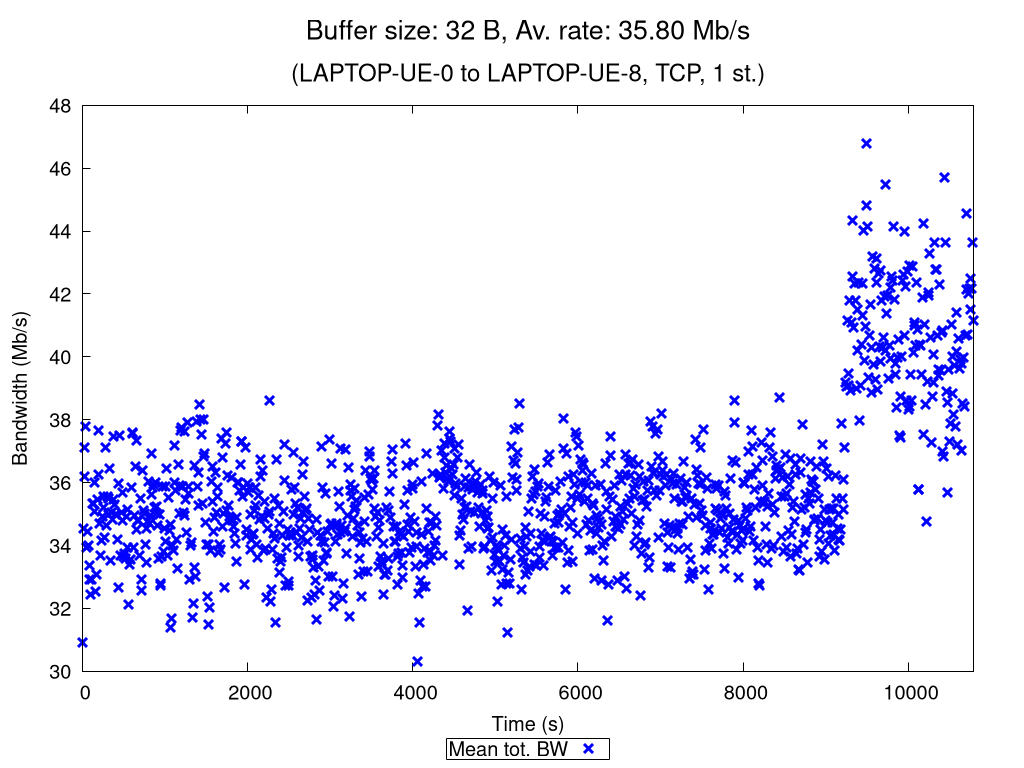

Here is the gnuplot script that generated this plot:
set terminal pngcairo nocrop enhanced size 1024,768 font "Verdana,15"
set output "TCP_1_st_2020_11_17_00-20-38_one2two_00032B.png"

set title "{/=20 Buffer size: 32 B, Av. rate: 35.80 Mb/s}\n\n{/=18 (LAPTOP-UE-0 to LAPTOP-UE-8, TCP, 1 st.)}"

set xlabel "Time (s)"
set ylabel "Bandwidth (Mb/s)"
set ytics nomirror
set key bmargin center horizontal box samplen 1 width -1
set bmargin 4.6
set rmargin 4.5

rf = 1000000.0  # rate factor
set style fill transparent solid 0.2 noborder
set autoscale xfix
plot "TCP_1_st_2020_11_17_00-20-38_one2two_00032B_iperf_processed.dat" using 1:($2/rf-$3/rf):($2/rf+$3/rf) with filledcurves lc rgb "blue" notitle, \
     "" using 1:($2/rf) with points pt 2 ps 1.5 lw 3 lc rgb "blue" title "Mean tot. BW", \
